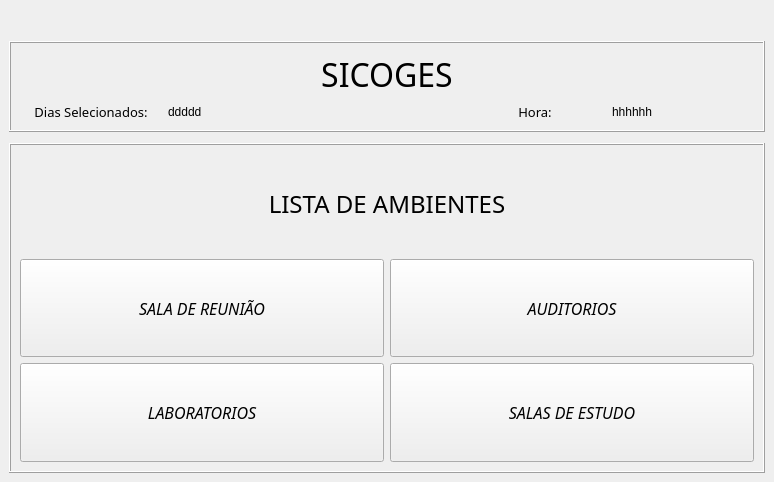
<?xml version="1.0" encoding="UTF-8"?>
<ui version="4.0">
 <class>MainWindow</class>
 <widget class="QMainWindow" name="MainWindow">
  <property name="geometry">
   <rect>
    <x>0</x>
    <y>0</y>
    <width>774</width>
    <height>482</height>
   </rect>
  </property>
  <property name="sizePolicy">
   <sizepolicy hsizetype="Expanding" vsizetype="Expanding">
    <horstretch>0</horstretch>
    <verstretch>0</verstretch>
   </sizepolicy>
  </property>
  <property name="windowTitle">
   <string>MainWindow</string>
  </property>
  <property name="layoutDirection">
   <enum>Qt::LeftToRight</enum>
  </property>
  <widget class="QWidget" name="centralwidget">
   <layout class="QGridLayout" name="gridLayout">
    <item row="2" column="0" colspan="2">
     <widget class="QFrame" name="gridFrame">
      <property name="frameShape">
       <enum>QFrame::Box</enum>
      </property>
      <property name="frameShadow">
       <enum>QFrame::Raised</enum>
      </property>
      <property name="lineWidth">
       <number>1</number>
      </property>
      <layout class="QGridLayout" name="gridLayout_2">
       <item row="1" column="3">
        <widget class="QLabel" name="label_3">
         <property name="font">
          <font>
           <family>Versa</family>
           <pointsize>10</pointsize>
          </font>
         </property>
         <property name="text">
          <string>Hora:</string>
         </property>
         <property name="alignment">
          <set>Qt::AlignCenter</set>
         </property>
        </widget>
       </item>
       <item row="1" column="0">
        <widget class="QLabel" name="label_2">
         <property name="font">
          <font>
           <family>Versa</family>
           <pointsize>10</pointsize>
           <bold>false</bold>
          </font>
         </property>
         <property name="text">
          <string>Dias Selecionados:</string>
         </property>
         <property name="alignment">
          <set>Qt::AlignCenter</set>
         </property>
        </widget>
       </item>
       <item row="1" column="4">
        <widget class="QLabel" name="label_hora">
         <property name="text">
          <string>hhhhhh</string>
         </property>
        </widget>
       </item>
       <item row="1" column="1">
        <widget class="QLabel" name="label_dias">
         <property name="text">
          <string>ddddd</string>
         </property>
        </widget>
       </item>
       <item row="0" column="0" colspan="5">
        <widget class="QLabel" name="label">
         <property name="font">
          <font>
           <family>Versa</family>
           <pointsize>24</pointsize>
           <italic>false</italic>
           <bold>false</bold>
          </font>
         </property>
         <property name="text">
          <string>SICOGES</string>
         </property>
         <property name="alignment">
          <set>Qt::AlignCenter</set>
         </property>
        </widget>
       </item>
      </layout>
     </widget>
    </item>
    <item row="3" column="0" colspan="2">
     <spacer name="verticalSpacer">
      <property name="orientation">
       <enum>Qt::Vertical</enum>
      </property>
      <property name="sizeType">
       <enum>QSizePolicy::Fixed</enum>
      </property>
      <property name="sizeHint" stdset="0">
       <size>
        <width>12</width>
        <height>5</height>
       </size>
      </property>
     </spacer>
    </item>
    <item row="0" column="0">
     <widget class="QPushButton" name="pushButton_voltar_menu">
      <property name="sizePolicy">
       <sizepolicy hsizetype="Fixed" vsizetype="Fixed">
        <horstretch>0</horstretch>
        <verstretch>0</verstretch>
       </sizepolicy>
      </property>
      <property name="font">
       <font>
        <family>Versa</family>
        <pointsize>10</pointsize>
       </font>
      </property>
      <property name="layoutDirection">
       <enum>Qt::RightToLeft</enum>
      </property>
      <property name="text">
       <string/>
      </property>
      <property name="icon">
       <iconset theme="go-previous">
        <normaloff>.</normaloff>.</iconset>
      </property>
      <property name="flat">
       <bool>true</bool>
      </property>
     </widget>
    </item>
    <item row="4" column="0" rowspan="4" colspan="2">
     <widget class="QFrame" name="gridFrame">
      <property name="frameShape">
       <enum>QFrame::Box</enum>
      </property>
      <property name="frameShadow">
       <enum>QFrame::Raised</enum>
      </property>
      <layout class="QGridLayout" name="gridLayout_4">
       <item row="0" column="0" colspan="2">
        <widget class="QLabel" name="label_4">
         <property name="font">
          <font>
           <family>Versa</family>
           <pointsize>18</pointsize>
          </font>
         </property>
         <property name="text">
          <string>LISTA DE AMBIENTES</string>
         </property>
         <property name="alignment">
          <set>Qt::AlignCenter</set>
         </property>
        </widget>
       </item>
       <item row="3" column="0">
        <widget class="QPushButton" name="pushButton_Labs">
         <property name="sizePolicy">
          <sizepolicy hsizetype="Minimum" vsizetype="Minimum">
           <horstretch>0</horstretch>
           <verstretch>0</verstretch>
          </sizepolicy>
         </property>
         <property name="font">
          <font>
           <family>Versa</family>
           <pointsize>12</pointsize>
           <italic>true</italic>
          </font>
         </property>
         <property name="text">
          <string>LABORATORIOS</string>
         </property>
        </widget>
       </item>
       <item row="1" column="1">
        <widget class="QPushButton" name="pushButton_Auditorios">
         <property name="sizePolicy">
          <sizepolicy hsizetype="Minimum" vsizetype="Minimum">
           <horstretch>0</horstretch>
           <verstretch>0</verstretch>
          </sizepolicy>
         </property>
         <property name="font">
          <font>
           <family>Versa</family>
           <pointsize>12</pointsize>
           <italic>true</italic>
          </font>
         </property>
         <property name="text">
          <string>AUDITORIOS</string>
         </property>
        </widget>
       </item>
       <item row="3" column="1">
        <widget class="QPushButton" name="pushButton_SalasEstudo">
         <property name="sizePolicy">
          <sizepolicy hsizetype="Minimum" vsizetype="Minimum">
           <horstretch>0</horstretch>
           <verstretch>0</verstretch>
          </sizepolicy>
         </property>
         <property name="font">
          <font>
           <family>Versa</family>
           <pointsize>12</pointsize>
           <italic>true</italic>
          </font>
         </property>
         <property name="text">
          <string>SALAS DE ESTUDO</string>
         </property>
        </widget>
       </item>
       <item row="1" column="0">
        <widget class="QPushButton" name="pushButton_SalaReuniao">
         <property name="sizePolicy">
          <sizepolicy hsizetype="Minimum" vsizetype="Preferred">
           <horstretch>0</horstretch>
           <verstretch>0</verstretch>
          </sizepolicy>
         </property>
         <property name="font">
          <font>
           <family>Versa</family>
           <pointsize>12</pointsize>
           <italic>true</italic>
          </font>
         </property>
         <property name="text">
          <string>SALA DE REUNIÃO</string>
         </property>
        </widget>
       </item>
      </layout>
     </widget>
    </item>
   </layout>
  </widget>
 </widget>
 <resources/>
 <connections/>
</ui>
